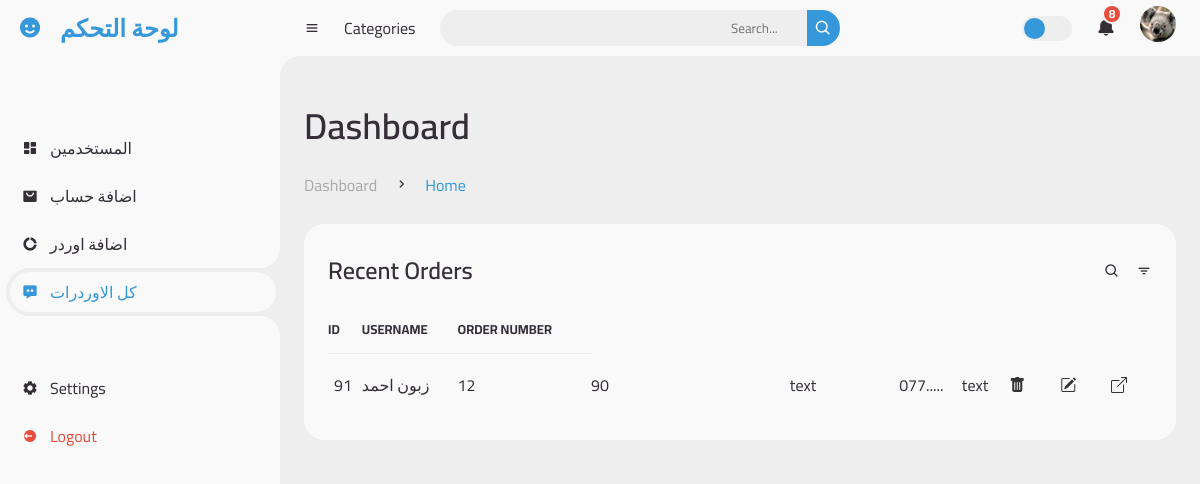
The app's page /controle/index.php (signed in) with its own data.
### tables this page shows
CREATE TABLE `user_form` (
  `id` int(100) NOT NULL,
  `name` varchar(100) NOT NULL,
  `email` varchar(100) NOT NULL,
  `password` varchar(100) NOT NULL,
  `image` varchar(100) NOT NULL,
  `usertype` varchar(255) NOT NULL
);

CREATE TABLE `orders` (
  `id` int(11) NOT NULL,
  `orderN` varchar(255) NOT NULL,
  `price` varchar(255) NOT NULL,
  `note` varchar(255) NOT NULL,
  `userNumber` varchar(255) NOT NULL,
  `addreces` varchar(255) NOT NULL,
  `user_id` varchar(255) NOT NULL,
  `order_page_name` varchar(255) NOT NULL,
  `page_name` varchar(255) NOT NULL,
  `statuse` varchar(50) NOT NULL,
  `Governorate` varchar(255) NOT NULL
);

### controle/index.php (the view, shortened to what this page needs)
<?php
include '../login/config.php';
$user_id = $_SESSION['user_id'];
?>
                   <?php
                      $sqlimg = "SELECT * FROM `user_form` WHERE id = '$user_id'";
                      $resultimg = mysqli_query($conn, $sqlimg);
                       $img = mysqli_fetch_assoc($resultimg);
                       ?>
<!DOCTYPE html>
<html lang="en">
<head>
  <link href='https://unpkg.com/boxicons@2.0.9/css/boxicons.min.css' rel='stylesheet'>
  <link rel="stylesheet" href="html/style.css?v=<?php echo time(); ?>">
<link href="
https://cdn.jsdelivr.net/npm/bootstrap-icons@1.10.5/font/bootstrap-icons.min.css
" rel="stylesheet">
</head>
<body>
  <section id="sidebar">
    <a href="../controle/col.php" class="brand">
      <i class='bx bxs-smile'></i>
      <span class="text">لوحة التحكم</span>
    </a>
    <ul class="side-menu top">
      <li >
        <a href="../controle/col.php">
          <i class='bx bxs-dashboard' ></i>
          <span class="text">المستخدمين</span>
        </a>
      </li>
      <li>
        <a href="addAccunt.php">
          <i class='bx bxs-shopping-bag-alt' ></i>
          <span class="text">اضافة حساب </span>
        </a>
      </li>
      <li>
        <a href="create-new-order.php">
          <i class='bx bxs-doughnut-chart' ></i>
          <span class="text">اضافة اوردر</span>
        </a>
      </li>
      <li class="active">
        <a href="index.php">
          <i class='bx bxs-message-dots' ></i>
          <span class="text">كل الاوردرات </span>
        </a>
      </li>
    </ul>
    <ul class="side-menu">
      <li>
        <a href="../login/Home.php">
          <i class='bx bxs-cog' ></i>
          <span class="text">Settings</span>
        </a>
      </li>
      <li>
        <a href="../login/Home.php" class="logout">
          <i class='bx bxs-log-out-circle' ></i>
          <span class="text">Logout</span>
        </a>
      </li>
    </ul>
  </section>
  <section id="content">
    <nav>
      <i class='bx bx-menu' ></i>
      <a href="#" class="nav-link">Categories</a>
      <form action="saerch.php" method="POST">
        <div class="form-input">
          <input type="search" name="saerchInput" placeholder="Search...">
          <button type="submit" class="search-btn"><i class='bx bx-search' ></i></button>
        </div>
      </form>
      <label for="switch-mode" class="switch-mode"></label>
      <a href="#" class="notification">
        <i class='bx bxs-bell' ></i>
        <span class="num">8</span>
      </a>
      <a href="#" class="profile">
        <img src="../login/uploaded_img/<?php echo $img['image'] ?>">
      </a>
    </nav>
    <main>
      <div class="head-title">
        <div class="left">
          <h1>Dashboard</h1>
          <ul class="breadcrumb">
            <li>
              <a href="#">Dashboard</a>
            </li>
            <li><i class='bx bx-chevron-right' ></i></li>
            <li>
              <a class="active" href="#">Home</a>
            </li>
          </ul>
        </div>
      </div>
      <div class="table-data">
        <div class="order">
          <div class="head">
            <h3>Recent Orders</h3>
            <i class='bx bx-search' ></i>
            <i class='bx bx-filter' ></i>
          </div>
          <table>
            <thead>
              <tr>
                <th>ID</th>
                <th>USERNAME</th>
                <th>ORDER NUMBER</th>
              </tr>
            </thead>
                 <tbody>
        <?php
        $sql = "SELECT * FROM `orders`";
        $result = mysqli_query($conn, $sql);
        while ($row = mysqli_fetch_assoc($result)) {
        ?>
          <tr>
            <td><?php echo $row["id"] ?></td>
            <td><?php echo $row["order_page_name"] ?></td>
            <td><?php echo $row["orderN"] ?></td>
            <td><?php echo $row["price"] ?></td>
            <td style="width: 200px;
    overflow: hidden;
    display: block;
    height: 50px;
    text-align: end;"><?php echo $row["note"] ?></td>
            <td><?php echo $row["userNumber"] ?></td>
            <td><?php echo $row["addreces"] ?></td>
                  <td><a href="delete.php?id=<?php echo $row["id"] ?>" class="link-dark"><i style="padding: 10px; color: #333;" class="bi bi-trash-fill"></i></a></td>
                  <td><a href="edit.php?id=<?php echo $row["id"] ?>" class="link-dark"><i style="padding: 10px; color: #333;" class="bi bi-pencil-square"></i></a> </td>
                  <td> <a href="order.php?id=<?php echo $row["id"] ?>" class="link-dark"><i style="padding: 10px; color: #333;" class="bi bi-box-arrow-up-right"></i> </a></td>
          </tr>
        <?php
        }
        ?>
      </tbody>
          </table>
        </div>
      </div>
    </main>
  </section>
</body>
</html>

### records on screen
user_form: image (picture)
orders: id "91", order_page_name "زبون احمد", orderN "12", price "90", note "text", userNumber "077.....", addreces "text"
